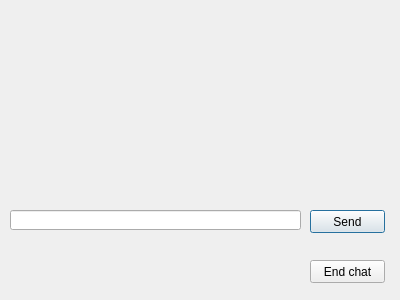
<?xml version="1.0" encoding="UTF-8"?>
<ui version="4.0">
 <class>FormSocketChat</class>
 <widget class="QDialog" name="FormSocketChat">
  <property name="geometry">
   <rect>
    <x>0</x>
    <y>0</y>
    <width>400</width>
    <height>300</height>
   </rect>
  </property>
  <property name="windowTitle">
   <string>Chat Dialog</string>
  </property>
  <widget class="QLineEdit" name="lineEditMessage">
   <property name="geometry">
    <rect>
     <x>10</x>
     <y>210</y>
     <width>291</width>
     <height>20</height>
    </rect>
   </property>
  </widget>
  <widget class="QPushButton" name="pushButtonSend">
   <property name="geometry">
    <rect>
     <x>310</x>
     <y>210</y>
     <width>75</width>
     <height>23</height>
    </rect>
   </property>
   <property name="text">
    <string>Send</string>
   </property>
  </widget>
  <widget class="QPushButton" name="pushButtonEndChat">
   <property name="geometry">
    <rect>
     <x>310</x>
     <y>260</y>
     <width>75</width>
     <height>23</height>
    </rect>
   </property>
   <property name="text">
    <string>End chat</string>
   </property>
  </widget>
 </widget>
 <resources/>
 <connections/>
</ui>
